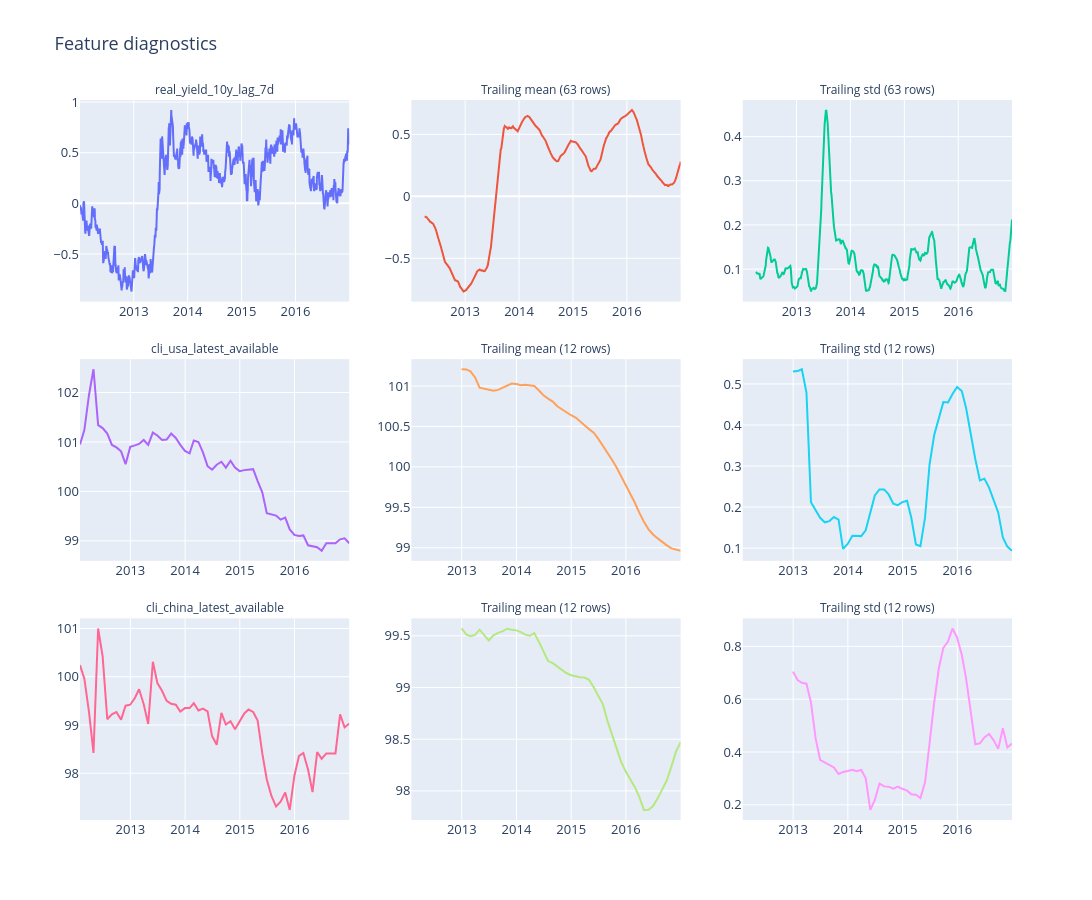

The notebook cell saved with this chart:
### Markdown cell above
The plots show macro levels and trailing moments. CLI diagnostics use one month-end as-of value per month, rather than treating repeated daily values as new observations: Data1 contains 60 monthly points.

The ADF null hypothesis is a unit root. We include a constant, select augmentation lags with AIC, and use a 5% significance threshold. These numerical settings are project choices within the diagnostic approach described by Tsay.

### Code cell
fig = dc.plot_feature_diagnostics(macro_data1)
fig.show()
